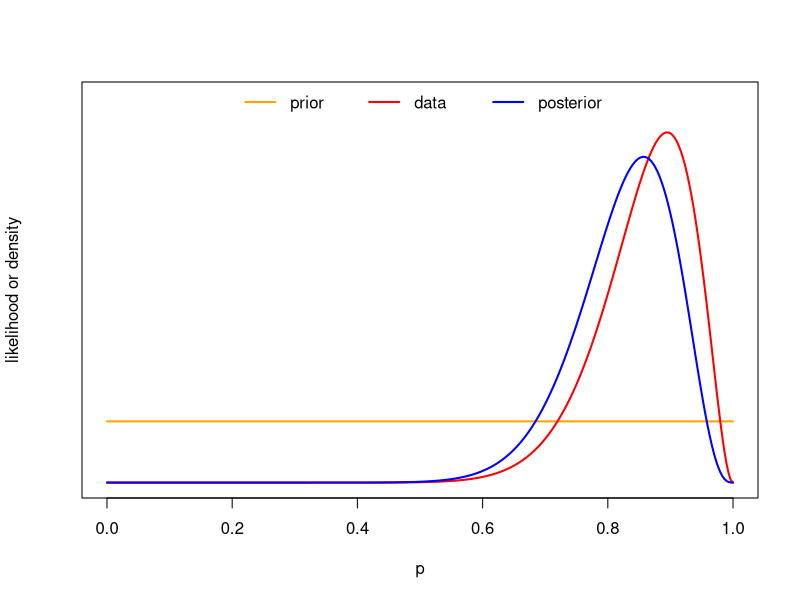
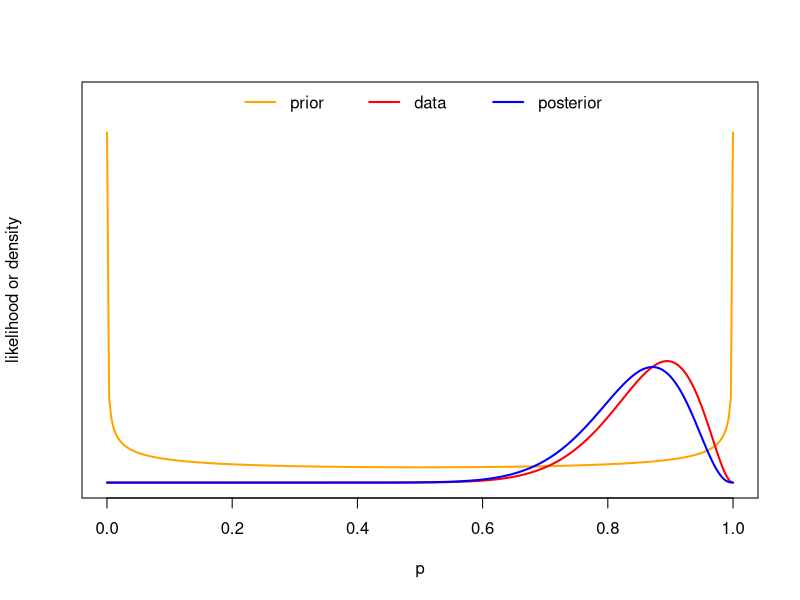
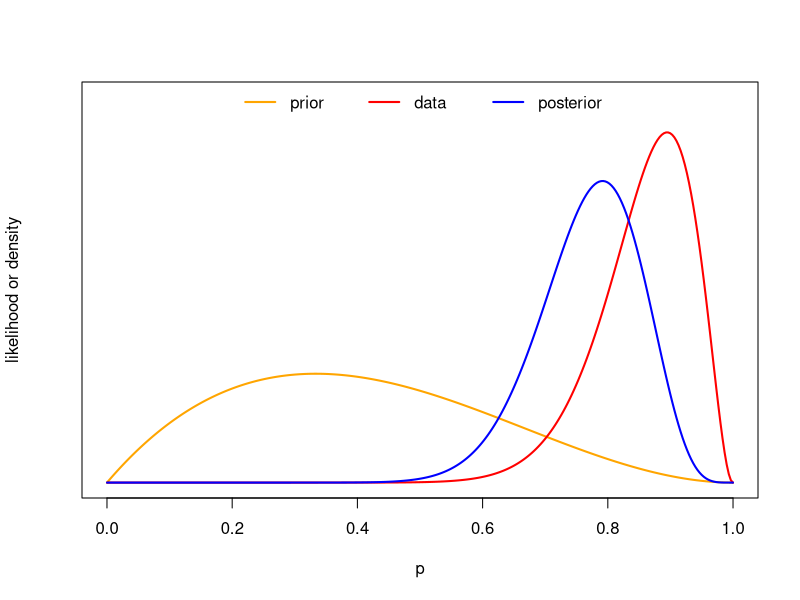
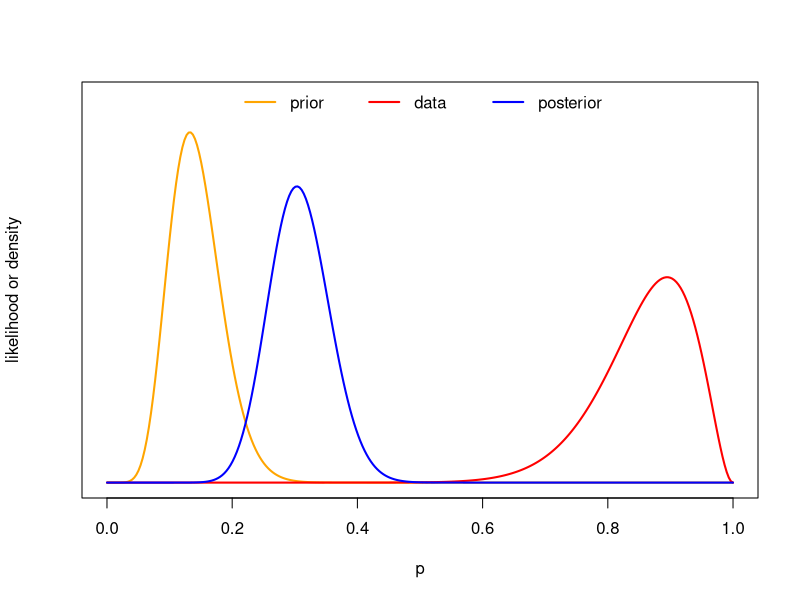
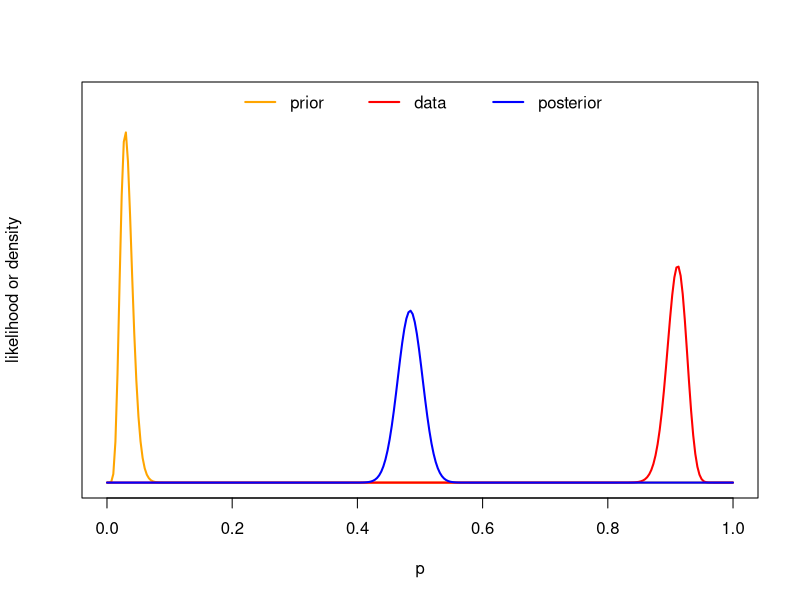

R code for these plots, in order:

# Simple example plot of prior, current data, and posterior
# density/likelihood curves for beta prior and posterior distributions.
plot_beta_bayes = function(prior, new_data)
{
  legend_pos = "top"
  posterior = prior + new_data
  
  # Beta distribution domain is 0 - 1
  x = seq(0.0001, 0.9999, len = 300)
  

  
  # density curves for prior, posterior, and data
  y_prior = dbeta(x, prior[1], prior[2])
  y_data = dbeta(x, new_data[1], new_data[2])
  y_posterior = dbeta(x, posterior[1], posterior[2])
  
  ymax = max(c(y_prior, y_data, y_posterior))
  ylim = c(0, ymax * 1.1)
  
  lwd = 2
  
  col_prior = "orange"
  col_data  = "red"
  col_post  = "blue"
  
  plot_title = ""
  ylab = "likelihood or density"
  xlab = "p"
  
  plot(
    x, y_prior, 
    ylim = ylim, col = col_prior, 
    type = "l", 
    xlab = xlab, ylab = ylab,
    lwd = lwd,
    yaxt = "n")
  
  points(x, y_data, col = col_data, type = "l", lwd = lwd)
  points(x, y_posterior, col = col_post, type = "l", lwd = lwd)
  # points(x, y_post, ylim = ylim, col = "blue", type = "l", xlab = "p", ylab = "density", lwd = lwd)
  legend(
    x = "top", legend = c("prior", "data", "posterior"), 
    lty = 1, lwd = lwd, 
    col = c(col_prior, col_data, col_post), 
    bty = "n", bg = rgb(0, 0, 0, 0), horiz = TRUE)
  
}


# A weak prior:
plot_beta_bayes(prior = c(1, 1), new_data = c(18, 3))

# A weird weak prior
plot_beta_bayes(prior = c(.6, .6), new_data = c(18, 3))

# A less weak prior:
plot_beta_bayes(prior = c(2, 3), new_data = c(18, 3))

# A stronger prior for a low p, new data disagrees with prior
plot_beta_bayes(prior = c(10, 60), new_data = c(18, 3))

# A strong prior with strong data
plot_beta_bayes(prior = c(10, 300), new_data = c(300, 30))

